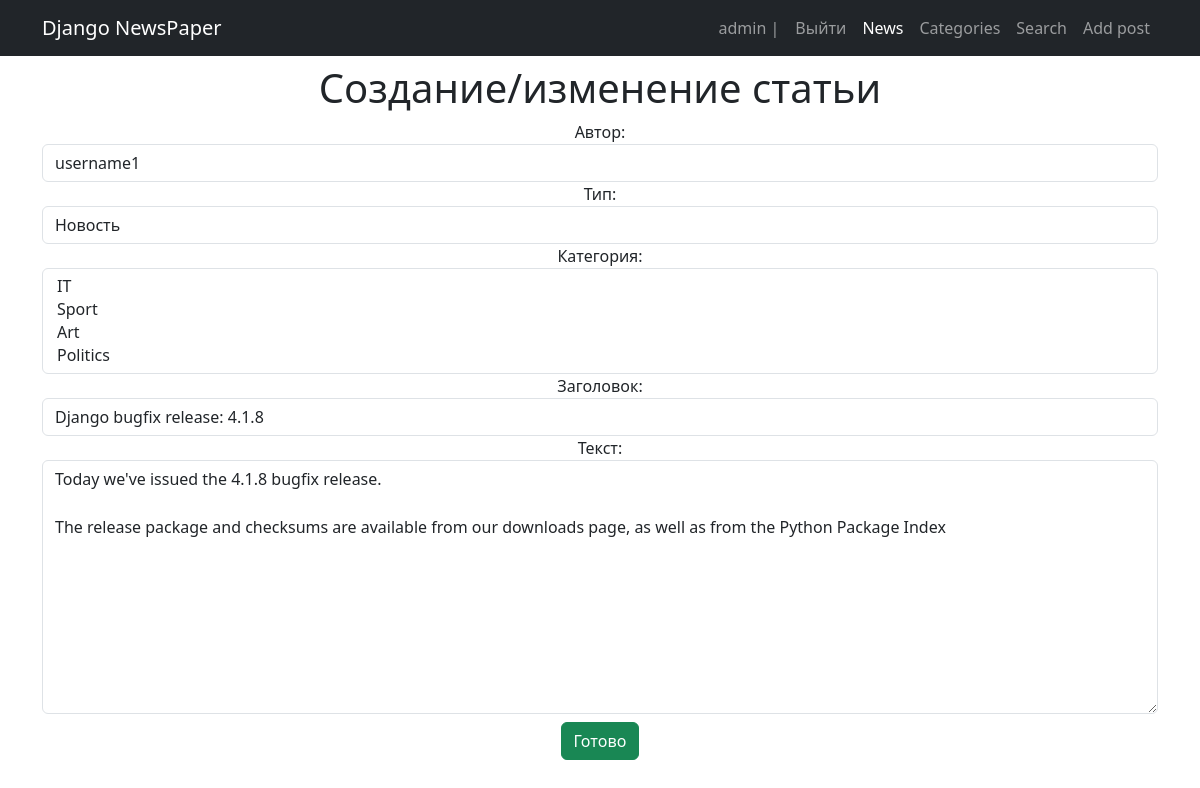
The page /news/14/edit/ (signed in) on the database its author committed.
### news/models.py (models this page shows, shortened)
class Post(models.Model):
    ARTICLE = 'AR'
    NEWS = 'NW'
    POST_TYPE = [
        (ARTICLE, 'Статья'),
        (NEWS, 'Новость')
        ]
    author = models.ForeignKey(Author, on_delete=models.CASCADE, verbose_name='Автор')
    categoryType = models.CharField(max_length=2, choices=POST_TYPE, default=ARTICLE, verbose_name='Тип')
    dateCreation = models.DateTimeField(auto_now_add=True, verbose_name='Дата создания')
    postCategory = models.ManyToManyField(Category, through='PostCategory', verbose_name='Категория')
    title = models.CharField(max_length=128, verbose_name='Заголовок')
    text = models.TextField(verbose_name='Текст')
    rating = models.SmallIntegerField(default=0, verbose_name='Рейтинг')

### news/views.py (the view)
# urls.py: path('<int:pk>/edit/', PostUpdate.as_view(), name='post_update'),
class PostUpdate(PermissionRequiredMixin, UpdateView):
    permission_required = ('news.change_post', )
    template_name = 'post_create.html'
    form_class = AddPostForm
    def get_object(self, **kwargs):
        id = self.kwargs.get('pk')
        return Post.objects.get(pk=id)

### news/forms.py
class AddPostForm(ModelForm):
    class Meta:
        model = Post
        exclude = ['rating']
        widgets = {
            'author': forms.Select(attrs={
                'class': 'form-control'
            }),
            'categoryType': forms.Select(attrs={
                'class': 'form-control'
            }),
            'postCategory': forms.SelectMultiple(attrs={
                'class': 'form-control'
            }),
            'title': forms.TextInput(attrs={
                'class': 'form-control'
            }),
            'text': forms.Textarea(attrs={
                'class': 'form-control'
            }),
        }

### news/models.py (called while the page is built)
    def __str__(self) -> str:
        return self.authorUser.username

    def __str__(self) -> str:
        return self.categoryName

### templates/post_create.html (shortened to what this page needs)
{% extends 'default.html' %}
{% block content %}
<h1>Создание/изменение статьи</h1>
<form method="POST">
    {{ form }}
    <input class="btn btn-success mt-2" type="submit" value="Готово">
</form>
{% endblock content %}

### templates/default.html (shortened to what this page needs)
{% load static %}
<!DOCTYPE html>
<html lang="en">
<head>
    <link href="https://cdn.jsdelivr.net/npm/bootstrap@5.3.0-alpha1/dist/css/bootstrap.min.css" rel="stylesheet"
>
</head>
<body>
    <nav class="navbar navbar-expand-lg navbar-dark bg-dark">
        <div class="container">
            <a class="navbar-brand" href="{% url 'news' %}">Django NewsPaper</a>
            <div class="collapse navbar-collapse" id="navbarSupportedContent">
                <ul class="navbar-nav ms-auto mb-2 mb-lg-0">
                    {% if request.user.is_authenticated %}
                    <li class="nav-item"><a class="nav-link" href="{% url 'index' %}">{{user.username}} |</a></li>
                    <li class="nav-item"><a class="nav-link" href="{% url 'account_logout' %}">Выйти</a></li>
                    {% else %}
                    <li class="nav-item"><a class="nav-link" href="{% url 'account_signup' %}">Sign Up</a> | </li>
                    <li class="nav-item"></li><a class="nav-link" href="{% url 'account_login' %}">Sign In</a></li>
                    {% endif %}
                    <li class="nav-item"><a class="nav-link active" aria-current="page" href="{% url 'news' %}">News</a></li>
                    <li class="nav-item"><a class="nav-link" href="{% url 'categories' %}">Categories</a></li>
                    <li class="nav-item"><a class="nav-link" href="{% url 'search' %}">Search</a></li>
                    <li class="nav-item"><a class="nav-link" href="{% url 'post_create' %}">Add post</a></li>
                </ul>
            </div>
        </div>
    </nav>
    <div class="container">
        <div class="text-center mt-2">
            {% block content %}{% endblock content %}
        </div>
    </div>
</body>
</html>

### rows shown on the page
Post: author "username1", categoryType "Новость", title "Django bugfix release: 4.1.8", text "Today we've issued the 4.1.8 bugfix release. The release package and checksums are available from our downloads page, as well as from the Python Package Index"

### other values the page prints
{{ user.username }} "admin"
